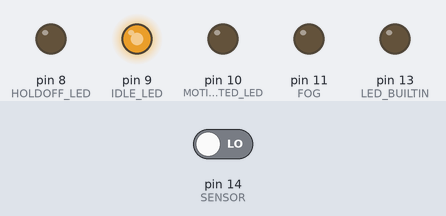
A sketch run on a simulated Arduino Uno, built with avr-gcc and run on an emulated ATmega328P. On the bench: output pins drawn as LEDs (lit = HIGH). The test bench sets the inputs (shaded band); at power-on: pin 14 (SENSOR) LOW.

Above: at 1.2 s.
1.3 s: pin 14 (SENSOR) driven HIGH
At 2.6 s:
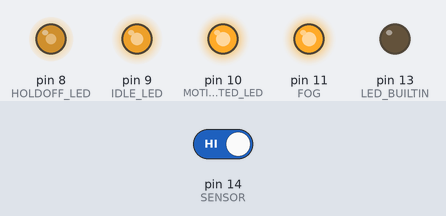
At 4.07 s:
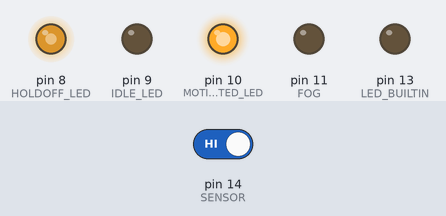
4.3 s: pin 14 (SENSOR) driven LOW
At 5.1 s:
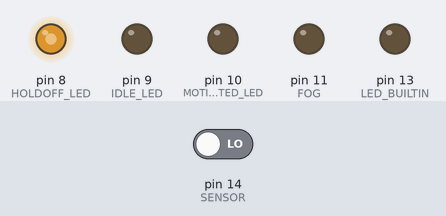
Timing chart, 0 to 35.3 s (numbered marks = the images above; inputs shaded):
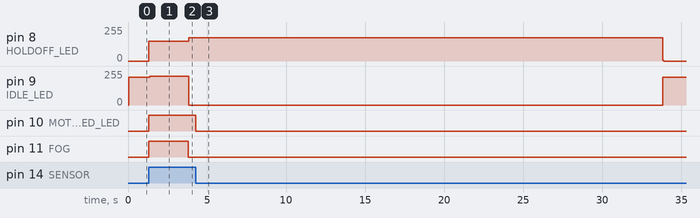

The sketch:

Fog_machine.ino
```cpp
#define SENSOR 14
#define FOG    11

#define RED 8
#define GREEN 9
#define BLUE 10

#define HOLDOFF_LED RED // RED
#define FIRING_LED 17 // ORANGE
#define IDLE_LED GREEN // GREEN

#define MOTION_DETECTED_LED BLUE

#define SPRAY_DURATION_MS 2500
#define LOCKOUT_DURATION_MS 30000

enum STATE {
  IDLE,
  FIRING,
  HOLDOFF,
};

enum STATE myState = IDLE;
int pirState = LOW;
int val = 0;
unsigned long sprayTime = 0;
unsigned long lockoutTime = 0;

void setup() {
  // put your setup code here, to run once:
  pinMode(SENSOR, INPUT);
  pinMode(FOG, OUTPUT);
  pinMode(LED_BUILTIN, OUTPUT);
  pinMode(HOLDOFF_LED, OUTPUT);
  pinMode(MOTION_DETECTED_LED, OUTPUT);
  pinMode(IDLE_LED, OUTPUT);
}

void loop() {
    switch (myState){
      case IDLE:
        clear_state_led();
        turn_on_led(IDLE_LED);
        if (digitalRead(SENSOR) == HIGH) {
          myState = FIRING;
          digitalWrite(FOG, HIGH);
          sprayTime = millis();
        }
        break;
      case FIRING:
        clear_state_led();
        turn_on_led(FIRING_LED);
        if (millis() - sprayTime > SPRAY_DURATION_MS) {
          myState = HOLDOFF;
          digitalWrite(FOG, LOW);
          lockoutTime = millis();
        }
        break;
      case HOLDOFF:
        clear_state_led();
        turn_on_led(HOLDOFF_LED);

        if (millis() - lockoutTime > LOCKOUT_DURATION_MS){
          myState = IDLE;
        }
    }
    digitalWrite(MOTION_DETECTED_LED, digitalRead(SENSOR));
}

void clear_state_led(){
  // FIRING LED doesn't need to be cleared explicitly because its both red and green turned on
  digitalWrite(HOLDOFF_LED, LOW);
  digitalWrite(IDLE_LED, LOW);
}

void turn_on_led(int led){
  if(led == FIRING_LED) {
    digitalWrite(IDLE_LED, HIGH);
    digitalWrite(HOLDOFF_LED, HIGH);
  }
  else{
    digitalWrite(led, HIGH);
  }
}
```

Measured:
- after the input at 1.3 s, pin 8 (HOLDOFF_LED): 0/255 → 148/255 at once, → 173/255 2.5 s later; pin 9 (IDLE_LED): 207/255 → 215/255 after 0.06 s, → 0/255 2.5 s later; pin 10 (MOTION_DETECTED_LED): LOW → HIGH at once; pin 11 (FOG): LOW → HIGH at once, → LOW 2.5 s later
- after the input at 4.3 s, pin 8 (HOLDOFF_LED): 173/255 → 0/255 after 29.5 s; pin 9 (IDLE_LED): 0/255 → 207/255 after 29.5 s; pin 10 (MOTION_DETECTED_LED): HIGH → LOW at once; pin 11 (FOG): stays LOW (without the input it goes to HIGH after 29.5 s)
